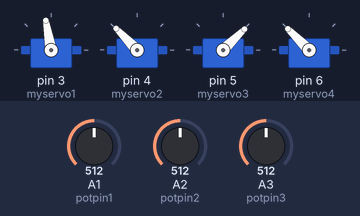
A sketch run on a simulated Arduino Uno, built with avr-gcc and run on an emulated ATmega328P. Shown: 4 × servo. The inputs (shaded band) are chosen by the test bench; at power-on: A2 (potpin2) = 512, A3 (potpin3) = 512, A1 (potpin1) = 512.

Above: at 1.2 s.
1.3 s: A2 (potpin2) set to 716
At 1.7 s:
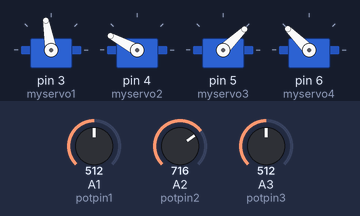
2.8 s: A3 (potpin3) set to 716
At 4.0 s:
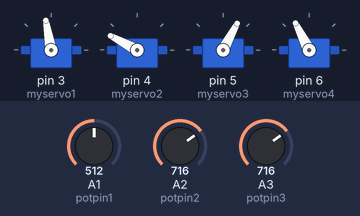
4.3 s: A1 (potpin1) set to 306
At 5.2 s:
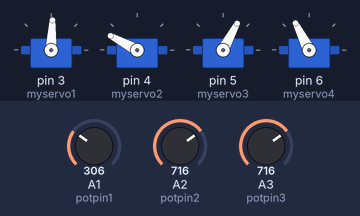
5.8 s: A1 (potpin1) set to 122
At 6.3 s:
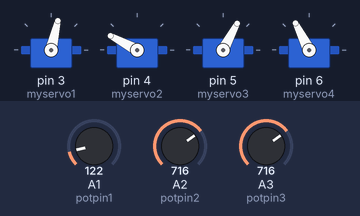
7.3 s: A2 (potpin2) set to 900
At 8.5 s:
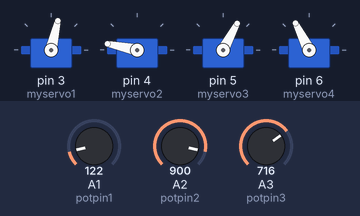
8.8 s: A3 (potpin3) set to 511
At 9.8 s:
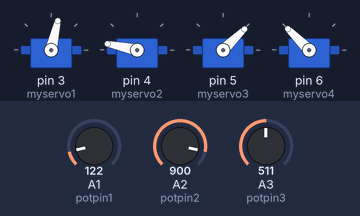
Timing chart, 0 to 11.3 s (numbered marks = the images above; inputs shaded):
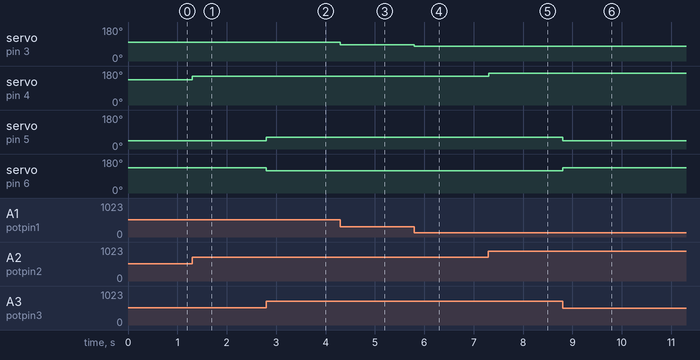

The sketch:

Servos1.ino
```cpp
#include <Servo.h>
Servo myservo1, myservo2, myservo3, myservo4;
int potpin1 = 1, potpin2 = 2, potpin3 = 3;
int val1, val2, val3, val4, val =0, dif =0;

void setup(){
 myservo1.attach(3); myservo2.attach(4); myservo3.attach(5); myservo4.attach(6);
}
void loop(){
 val1 = analogRead(potpin1);
 val2 = analogRead(potpin2);
 val3 = analogRead(potpin3); val4 = analogRead(potpin3);
 softservo(1);softservo(2);softservo(3);softservo(4);
}

void softservo (int servo){
  if (servo == 1){
  val = analogRead(potpin1); dif = val1 - val;
  val = map(val1, 0, 1023, 70, 130); if (dif > 5 || dif < 5){myservo1.write(val);}
  }
  if (servo == 2){
  val = analogRead(potpin2); dif = val2 - val;
  val = map(val2, 0, 1023, 90, 179); if (dif > 5 || dif < 5){myservo2.write(val);}
  }
  if (servo == 3){
  val = analogRead(potpin3); dif = val3 - val;
  val = map(val3, 0, 1023, 0, 89); if (dif > 5 || dif < 5){myservo3.write(val);}
  }
  if (servo == 4){
  val = analogRead(potpin3); dif = val4 - val;
  val = map(val4, 0, 1023, 179, 90); if (dif > 5 || dif < 5){myservo4.write(val);}
  }
}
```

Measured:
- after the input at 1.3 s, servo on pin 4 (myservo2): 134° → 152° at once
- after the input at 2.8 s, servo on pin 5 (myservo3): 44° → 62° at once; servo on pin 6 (myservo4): 135° → 117° at once
- after the input at 4.3 s, servo on pin 3 (myservo1): 100° → 87° at once
- after the input at 5.8 s, servo on pin 3 (myservo1): 87° → 77° at once
- after the input at 7.3 s, servo on pin 4 (myservo2): 152° → 168° at once
- after the input at 8.8 s, servo on pin 5 (myservo3): 62° → 44° at once; servo on pin 6 (myservo4): 117° → 135° at once
